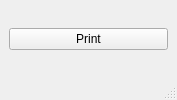
<?xml version="1.0" encoding="UTF-8"?>
<ui version="4.0">
 <class>MainWindow</class>
 <widget class="QMainWindow" name="MainWindow">
  <property name="geometry">
   <rect>
    <x>0</x>
    <y>0</y>
    <width>177</width>
    <height>100</height>
   </rect>
  </property>
  <property name="windowTitle">
   <string>MainWindow</string>
  </property>
  <widget class="QWidget" name="centralwidget">
   <layout class="QVBoxLayout" name="verticalLayout">
    <item>
     <widget class="QPushButton" name="pushButton">
      <property name="text">
       <string>Print</string>
      </property>
     </widget>
    </item>
   </layout>
  </widget>
  <widget class="QMenuBar" name="menubar">
   <property name="geometry">
    <rect>
     <x>0</x>
     <y>0</y>
     <width>177</width>
     <height>21</height>
    </rect>
   </property>
  </widget>
  <widget class="QStatusBar" name="statusbar"/>
 </widget>
 <resources/>
 <connections/>
</ui>
